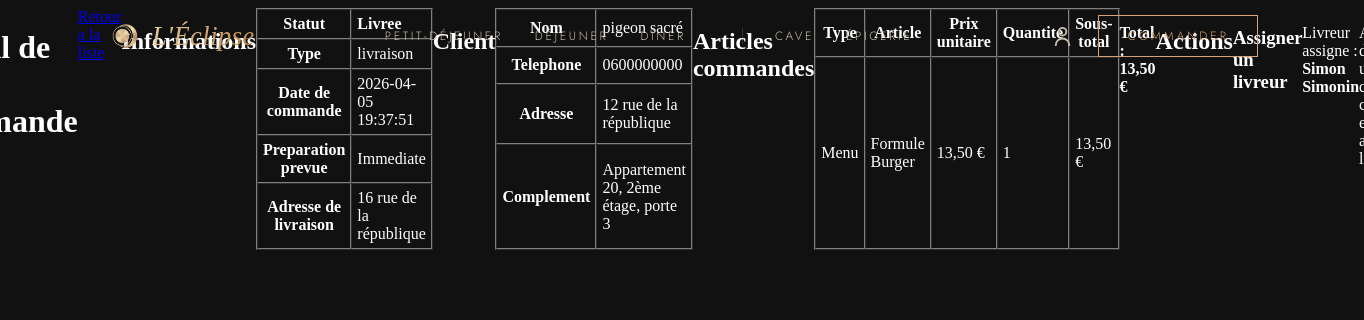
Screenshot of /detail_commande.php?id=10 (signed in) with the database file from the repository.
### tables this page shows
CREATE TABLE orders (id INTEGER PRIMARY KEY AUTOINCREMENT, user_id INTEGER NOT NULL, order_type TEXT NOT NULL CHECK(order_type IN ('sur_place', 'emporter', 'livraison')), delivery_address TEXT, status TEXT NOT NULL DEFAULT 'en_attente', scheduled_datetime TEXT, created_at TEXT NOT NULL DEFAULT CURRENT_TIMESTAMP, delivery_person_id INTEGER REFERENCES users(id), FOREIGN KEY (user_id) REFERENCES users(id) ON DELETE CASCADE);

CREATE TABLE users (
    id INTEGER PRIMARY KEY AUTOINCREMENT,
    login TEXT NOT NULL UNIQUE,
    password TEXT NOT NULL,
    role TEXT NOT NULL DEFAULT 'client',
    first_name TEXT NOT NULL,
    last_name TEXT NOT NULL,
    nickname TEXT NOT NULL UNIQUE,
    phone TEXT NOT NULL,
    birthday TEXT NOT NULL,
    address TEXT NOT NULL,
    address_info TEXT,
    created_at TEXT NOT NULL DEFAULT CURRENT_TIMESTAMP,
    last_login TEXT
);

CREATE TABLE order_items (id INTEGER PRIMARY KEY AUTOINCREMENT, order_id INTEGER NOT NULL, item_id INTEGER NOT NULL, item_type TEXT NOT NULL CHECK(item_type IN ('menu', 'dish')), quantity INTEGER NOT NULL DEFAULT 1, FOREIGN KEY (order_id) REFERENCES orders(id) ON DELETE CASCADE);

### models/orders.php (called while the page is built, shortened)
<?php
function getOrderById(PDO $pdo, int $orderId): ?array {
    $stmt = $pdo->prepare("
        SELECT o.*, u.login, u.first_name, u.last_name, u.phone, u.address, u.address_info
        FROM orders o
        INNER JOIN users u ON u.id = o.user_id
        WHERE o.id = :id
    ");
    $stmt->execute(['id' => $orderId]);
    $order = $stmt->fetch(PDO::FETCH_ASSOC);
    return $order ?: null;
}
function getOrderItems(PDO $pdo, int $orderId): array {
    $stmt = $pdo->prepare("SELECT * FROM order_items WHERE order_id = :order_id");
    $stmt->execute(['order_id' => $orderId]);
    $items = $stmt->fetchAll(PDO::FETCH_ASSOC);
    foreach ($items as &$item) {
        if ($item['item_type'] === 'dish') {
            $s = $pdo->prepare("SELECT name, price FROM dishes WHERE id = :id");
        } else {
            $s = $pdo->prepare("SELECT name, total_price AS price FROM menus WHERE id = :id");
        }
        $s->execute(['id' => $item['item_id']]);
        $detail = $s->fetch(PDO::FETCH_ASSOC);
    }
    return $items;
}

### functions.php (called while the page is built, shortened)
<?php
function h($string) {
    return htmlspecialchars($string ?? '', ENT_QUOTES, 'UTF-8');
}

### detail_commande.php (the view, shortened to what this page needs)
<?php
require_once 'database.php';
require_once 'functions.php';
require_once 'models/orders.php';
$pdo = getDatabaseConnection();
$orderId = (int) ($_GET['id'] ?? 0);
$order = getOrderById($pdo, $orderId);
$items = getOrderItems($pdo, $orderId);
$total = 0;
foreach ($items as $item) {
    $total += $item['price'] * $item['quantity'];
}
$livreurs = getAllLivreurs($pdo);
$stmtBusyLivreurs = $pdo->query("\n    SELECT DISTINCT delivery_person_id\n    FROM orders\n    WHERE status = 'en_livraison'\n      AND delivery_person_id IS NOT NULL\n");
$busyLivreurIds = array_map('intval', array_column($stmtBusyLivreurs->fetchAll(PDO::FETCH_ASSOC), 'delivery_person_id'));
$assignedLivreur = null;
if ($order['delivery_person_id']) {
    $stmtL = $pdo->prepare("SELECT first_name, last_name FROM users WHERE id = :id");
    $stmtL->execute(['id' => $order['delivery_person_id']]);
    $assignedLivreur = $stmtL->fetch(PDO::FETCH_ASSOC);
}
$statusLabels = [
    'en_attente' => 'En attente',
    'payee' => 'Payee',
    'en_attente_livreur' => 'En attente d\'un livreur',
    'en_preparation' => 'En preparation',
    'en_livraison' => 'En livraison',
    'livree' => 'Livree',
    'refusee' => 'Refusee',
    'abandonnee' => 'Abandonnee',
];
?>
<?php include 'includes/header.php'; ?>
    <h1>Detail de la commande n°<?= $orderId ?></h1>
    <a href="commandes_resto.php">Retour a la liste</a>
    <h2>Informations</h2>
    <table border="1" cellpadding="5" cellspacing="0">
        <tr>
            <th>Statut</th>
            <td><strong><?= h($statusLabels[$order['status']] ?? $order['status']) ?></strong></td>
        </tr>
        <tr>
            <th>Type</th>
            <td><?= h($order['order_type']) ?></td>
        </tr>
        <tr>
            <th>Date de commande</th>
            <td><?= h($order['created_at']) ?></td>
        </tr>
        <tr>
            <th>Preparation prevue</th>
            <td><?= $order['scheduled_datetime'] ? h($order['scheduled_datetime']) : 'Immediate' ?></td>
        </tr>
        <?php if ($order['order_type'] === 'livraison'): ?>
            <tr>
                <th>Adresse de livraison</th>
                <td><?= h($order['delivery_address']) ?></td>
            </tr>
        <?php endif; ?>
    </table>
    <h2>Client</h2>
    <table border="1" cellpadding="5" cellspacing="0">
        <tr>
            <th>Nom</th>
            <td><?= h($order['first_name'] . ' ' . $order['last_name']) ?></td>
        </tr>
        <tr>
            <th>Telephone</th>
            <td><?= h($order['phone']) ?></td>
        </tr>
        <tr>
            <th>Adresse</th>
            <td><?= h($order['address']) ?></td>
        </tr>
        <tr>
            <th>Complement</th>
            <td><?= h($order['address_info']) ?></td>
        </tr>
    </table>
    <h2>Articles commandes</h2>
    <table border="1" cellpadding="5" cellspacing="0">
        <thead>
            <tr>
                <th>Type</th>
                <th>Article</th>
                <th>Prix unitaire</th>
                <th>Quantite</th>
                <th>Sous-total</th>
            </tr>
        </thead>
        <tbody>
            <?php foreach ($items as $item): ?>
                <tr>
                    <td><?= $item['item_type'] === 'menu' ? 'Menu' : 'Plat' ?></td>
                    <td><?= h($item['name']) ?></td>
                    <td><?= number_format($item['price'], 2, ',', ' ') ?> €</td>
                    <td><?= $item['quantity'] ?></td>
                    <td><?= number_format($item['price'] * $item['quantity'], 2, ',', ' ') ?> €</td>
                </tr>
            <?php endforeach; ?>
        </tbody>
    </table>
    <p><strong>Total : <?= number_format($total, 2, ',', ' ') ?> €</strong></p>
    <h2>Actions</h2>
    <h3>Assigner un livreur</h3>
    <?php if ($order['order_type'] === 'livraison'): ?>
        <?php if ($assignedLivreur): ?>
            <p>Livreur assigne : <strong><?= h($assignedLivreur['first_name'] . ' ' . $assignedLivreur['last_name']) ?></strong></p>
        <?php endif; ?>
        <?php if ($order['status'] === 'en_attente_livreur'): ?>
            <form action="detail_commande.php?id=<?= $orderId ?>" method="post">
                <input type="hidden" name="action" value="assign_livreur">
                <select name="livreur_id" required>
                    <option value="">-- Choisir un livreur --</option>
                    <?php foreach ($livreurs as $livreur): ?>
                        <?php $isBusy = in_array((int) $livreur['id'], $busyLivreurIds, true); ?>
                        <option value="<?= $livreur['id'] ?>" <?= $isBusy ? 'disabled' : '' ?>>
                            <?= h($livreur['first_name'] . ' ' . $livreur['last_name']) ?><?= $isBusy ? ' (indisponible)' : '' ?>
                        </option>
                    <?php endforeach; ?>
                </select>
                <button type="submit">Assigner</button>
            </form>
        <?php else: ?>
            <p>Assignation disponible uniquement quand la commande est en attente d'un livreur.</p>
        <?php endif; ?>
    <?php else: ?>
        <p>Pas de livraison pour cette commande (<?= h($order['order_type']) ?>).</p>
    <?php endif; ?>
<?php include 'includes/footer.php'; ?>

### includes/header.php (shortened to what this page needs)
<!DOCTYPE html>
<html lang="fr">
<head>
  <link rel="stylesheet" href="/assets/css/style.css">
  <link rel="stylesheet" href="/assets/css/navbar.css">
</head>
<body>
<header class="navbar" data-navbar>
  <div class="navbar-inner">
    <a href="/" class="logo" aria-label="L'Éclipse">
      <img class="logo-image" src="/images/logo.webp" alt="" width="38" height="38">
      <span class="logo-text">L'Éclipse</span>
    </a>
    <nav aria-label="Navigation principale">
      <ul class="nav-list">
        <li class="nav-item">
          <button class="nav-btn" aria-haspopup="true" aria-expanded="false" data-menu-trigger>
            Petit-Déjeuner
          </button>
        </li>
        <li class="nav-item">
          <button class="nav-btn" aria-haspopup="true" aria-expanded="false" data-menu-trigger>
            Déjeuner
          </button>
        </li>
        <li class="nav-item">
          <button class="nav-btn" aria-haspopup="true" aria-expanded="false" data-menu-trigger>
            Dîner
          </button>
        </li>
        <li class="nav-item divider">
          <button class="nav-btn" aria-haspopup="true" aria-expanded="false" data-menu-trigger>
            Cave
          </button>
        </li>
        <li class="nav-item">
          <button class="nav-btn" aria-haspopup="true" aria-expanded="false" data-menu-trigger>
            Épicerie
          </button>
        </li>
      </ul>
    </nav>
    <div class="navbar-utils">
      <div class="profile" data-profile>
        <button class="icon-btn" aria-label="Mon compte" aria-haspopup="true" aria-expanded="false" data-profile-trigger>
          <span class="profile-icon" aria-hidden="true"></span>
        </button>
      </div>
      <a class="order-btn" href="#commander">Commander</a>
    </div>
  </div>
</header>

### includes/footer.php (shortened to what this page needs)
</body>
</html>

### assets/css/style.css (style rules this page uses)
body { background-color: #111111; color: white; display: flex; justify-content: center; }

### assets/css/navbar.css (style rules this page uses)
:root { --black: #161412; --beige: #f4ece0; --beige-soft: #c7bdac; --beige-mute: #8a8175; --gold: #d4a574; --gold-dark: #b8863f; --border: rgba(255, 255, 255, 0.06); --gold-line: rgba(232, 212, 163, 0.18); --gold-grad: linear-gradient(135deg, #e8d4a3, #d4a574, #b8863f); --font-display: 'Cormorant Garamond', Georgia, serif; --font-sc: 'Cormorant SC', serif; --font-body: 'EB Garamond', Georgia, serif; --font-ui: 'Jost', sans-serif; --nav-bg: rgba(22, 20, 18, 0.95); }
.navbar, .navbar * { box-sizing: border-box; }
.navbar { position: fixed; top: 0; left: 0; right: 0; z-index: 100; color: var(--beige-soft); font-family: var(--font-ui); background: transparent; border-bottom: 1px solid transparent; transition: background 300ms ease, border-color 300ms ease; }
.navbar-inner { height: 72px; max-width: 1280px; margin: 0 auto; padding: 0 clamp(1.5rem, 5vw, 4rem); display: grid; grid-template-columns: auto 1fr auto; align-items: center; gap: 32px; transition: height 300ms ease; }
.logo { display: inline-flex; align-items: center; gap: 8px; text-decoration: none; }
.logo-image { width: 38px; height: 38px; object-fit: contain; }
.logo-text { font-family: var(--font-display); font-size: 1.65rem; font-style: italic; letter-spacing: 0.02em; background: var(--gold-grad); -webkit-background-clip: text; background-clip: text; color: transparent; }
.nav-list { list-style: none; margin: 0; padding: 0; display: flex; justify-content: center; align-items: center; gap: 32px; }
.nav-item.divider { margin-left: 24px; padding-left: 32px; border-left: 1px solid var(--gold-line); height: 16px; display: flex; align-items: center; }
.nav-btn { all: unset; position: relative; padding: 12px 0; font-size: 0.75rem; font-weight: 300; letter-spacing: 0.22em; text-transform: uppercase; color: var(--beige-soft); cursor: pointer; transition: color 300ms ease, opacity 300ms ease; }
.nav-btn::after { content: ''; position: absolute; left: 0; right: 0; bottom: 4px; height: 1px; background: var(--gold); transform: scaleX(0); transform-origin: left; transition: transform 300ms ease; }
.navbar-utils { display: flex; align-items: center; gap: 16px; justify-self: end; }
.icon-btn { all: unset; width: 40px; height: 40px; display: inline-flex; align-items: center; justify-content: center; color: var(--beige-soft); cursor: pointer; transition: color 300ms ease; }
.profile-icon { width: 23px; height: 23px; background-color: currentColor; -webkit-mask: url('/images/profil.svg') center / contain no-repeat; mask: url('/images/profil.svg') center / contain no-repeat; }
.order-btn { padding: 11px 28px; font-size: 0.75rem; font-weight: 300; letter-spacing: 0.25em; text-transform: uppercase; color: var(--gold); text-decoration: none; background: transparent; border: 1px solid var(--gold); white-space: nowrap; transition: background 300ms ease, color 300ms ease; }
.profile { position: relative; }

### rows the page displays
orders: status "Livree", order_type "livraison", created_at "2026-04-05 19:37:51", delivery_address "16 rue de la république", user.last_name "pigeon sacré", user.phone "0600000000", user.address "12 rue de la république", user.address_info "Appartement 20, 2ème étage, porte 3"
order_items: item_type "Menu", name "Formule Burger", price "13,50", quantity "1", $item['price']*$item['quantity'] "13,50"
users: first_name+last_name "Simon Simonin"

### other values shown
$total "13,50"
